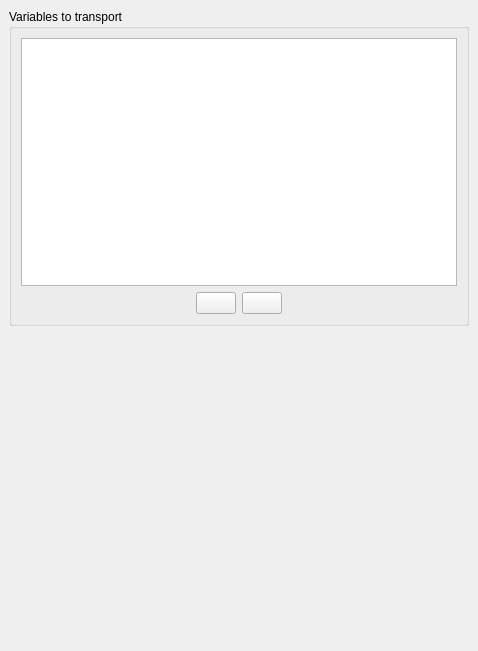
<?xml version="1.0" encoding="UTF-8"?>
<ui version="4.0">
 <class>UserSolverPredefVarForm</class>
 <widget class="QWidget" name="UserSolverPredefVarForm">
  <property name="geometry">
   <rect>
    <x>0</x>
    <y>0</y>
    <width>478</width>
    <height>651</height>
   </rect>
  </property>
  <property name="windowTitle">
   <string>Form</string>
  </property>
  <layout class="QGridLayout">
   <property name="margin">
    <number>9</number>
   </property>
   <property name="spacing">
    <number>6</number>
   </property>
   <item row="2" column="0">
    <spacer>
     <property name="orientation">
      <enum>Qt::Vertical</enum>
     </property>
     <property name="sizeHint" stdset="0">
      <size>
       <width>457</width>
       <height>20</height>
      </size>
     </property>
    </spacer>
   </item>
   <item row="1" column="0">
    <widget class="QGroupBox" name="groupBox_2">
     <property name="toolTip">
      <string>&lt;html&gt;&lt;head/&gt;&lt;body&gt;&lt;p&gt;&lt;span style=&quot; font-size:9pt;&quot;&gt;Solve additional user scalars transport equations. Thermal scalars defined in the thermal model menu are also shown here.&lt;/span&gt;&lt;/p&gt;&lt;/body&gt;&lt;/html&gt;</string>
     </property>
     <property name="title">
      <string>Variables to transport</string>
     </property>
     <layout class="QGridLayout">
      <property name="margin">
       <number>9</number>
      </property>
      <property name="spacing">
       <number>6</number>
      </property>
      <item row="1" column="0">
       <layout class="QHBoxLayout">
        <property name="spacing">
         <number>6</number>
        </property>
        <property name="margin">
         <number>0</number>
        </property>
        <item>
         <spacer>
          <property name="orientation">
           <enum>Qt::Horizontal</enum>
          </property>
          <property name="sizeHint" stdset="0">
           <size>
            <width>20</width>
            <height>20</height>
           </size>
          </property>
         </spacer>
        </item>
        <item>
         <layout class="QHBoxLayout">
          <property name="spacing">
           <number>6</number>
          </property>
          <property name="margin">
           <number>0</number>
          </property>
          <item>
           <widget class="QPushButton" name="pushButtonNew">
            <property name="toolTip">
             <string>&lt;html&gt;&lt;head/&gt;&lt;body&gt;&lt;p&gt;&lt;span style=&quot; font-size:9pt;&quot;&gt;Add a new user scalar.&lt;/span&gt;&lt;/p&gt;&lt;/body&gt;&lt;/html&gt;</string>
            </property>
            <property name="text">
             <string/>
            </property>
            <property name="icon">
             <iconset resource="resources_pages.qrc">
              <normaloff>:/new/prefix1/icons/22x22/add.png</normaloff>:/new/prefix1/icons/22x22/add.png</iconset>
            </property>
           </widget>
          </item>
          <item>
           <widget class="QPushButton" name="pushButtonDelete">
            <property name="toolTip">
             <string>&lt;html&gt;&lt;head/&gt;&lt;body&gt;&lt;p&gt;&lt;span style=&quot; font-size:9pt;&quot;&gt;Remove the last added user scalar.&lt;/span&gt;&lt;/p&gt;&lt;/body&gt;&lt;/html&gt;</string>
            </property>
            <property name="text">
             <string/>
            </property>
            <property name="icon">
             <iconset resource="resources_pages.qrc">
              <normaloff>:/new/prefix1/icons/22x22/remove.png</normaloff>:/new/prefix1/icons/22x22/remove.png</iconset>
            </property>
           </widget>
          </item>
         </layout>
        </item>
        <item>
         <spacer>
          <property name="orientation">
           <enum>Qt::Horizontal</enum>
          </property>
          <property name="sizeHint" stdset="0">
           <size>
            <width>16</width>
            <height>16</height>
           </size>
          </property>
         </spacer>
        </item>
       </layout>
      </item>
      <item row="0" column="0">
       <widget class="QTableView" name="tableVariables">
        <property name="toolTip">
         <string>&lt;html&gt;&lt;head/&gt;&lt;body&gt;&lt;p&gt;&lt;span style=&quot; font-size:9pt;&quot;&gt;Solve additional user scalars transport equations. Thermal scalars defined in the thermal model menu are also shown here.&lt;/span&gt;&lt;/p&gt;&lt;p&gt;&lt;span style=&quot; font-size:9pt;&quot;&gt;(Code_Saturne key words: &lt;/span&gt;&lt;span style=&quot; font-size:9pt; font-weight:600;&quot;&gt;NSCAUS&lt;/span&gt;&lt;span style=&quot; font-size:9pt;&quot;&gt;, &lt;/span&gt;&lt;span style=&quot; font-size:9pt; font-weight:600;&quot;&gt;ITURT&lt;/span&gt;&lt;span style=&quot; font-size:9pt;&quot;&gt;)&lt;/span&gt;&lt;/p&gt;&lt;/body&gt;&lt;/html&gt;</string>
        </property>
        <property name="editTriggers">
         <set>QAbstractItemView::DoubleClicked</set>
        </property>
        <property name="alternatingRowColors">
         <bool>true</bool>
        </property>
        <property name="selectionMode">
         <enum>QAbstractItemView::ExtendedSelection</enum>
        </property>
        <property name="selectionBehavior">
         <enum>QAbstractItemView::SelectRows</enum>
        </property>
       </widget>
      </item>
     </layout>
    </widget>
   </item>
  </layout>
 </widget>
 <resources>
  <include location="resources_pages.qrc"/>
 </resources>
 <connections/>
</ui>
